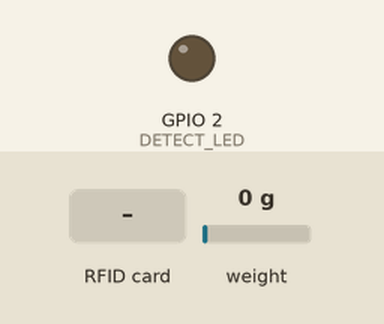
This sketch was run on a simulated ESP32. Parts: output pins drawn as LEDs (lit = HIGH). The test bench sets the inputs (shaded band); at power-on: weight on the scale 0 g. The local clock reads 2024-03-15 10:24:30 at power-on unless the sketch sets it; storage starts empty; random numbers use the default seed unless the sketch sets one; pins used as bus, display or sensor lines are not drawn; what the sketch prints to the serial monitor is not drawn.

Above: at 7.4 s.
7.5 s: RFID card 2A 0D 46 02 held to the reader
At 7.57 s:
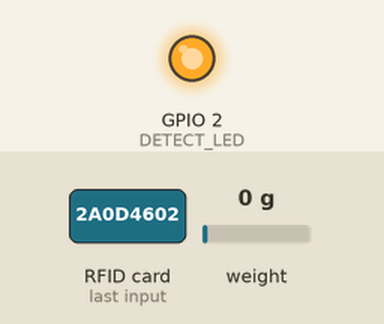
9.1 s: RFID card FA E5 35 02 held to the reader
At 10.4 s:
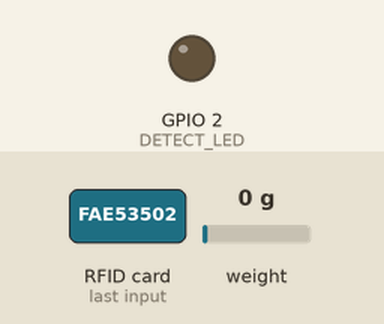
10.7 s: RFID card 77 43 C0 01 held to the reader
At 12.1 s:
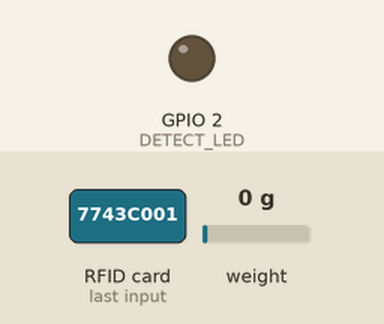
Timing chart, 0 to 13.7 s (numbered marks = the images above; inputs shaded):
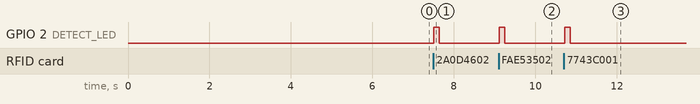

The sketch:

testing2.ino
```cpp
#include <Wire.h>
#include <Arduino.h>
#include <HX711.h>
#include <SPI.h>
#include <SD.h>
#include <MFRC522.h>
#include <RTClib.h>
#include <map> // Include for std::map
#include <esp_now.h> // Include for ESP-NOW functionality
#include <WiFi.h>    // Include for WiFi functionality (required by ESP-NOW)
// #include "AHT20.h" // Commented out: Environmental sensor library

// —— PIN CONFIGURATION —————————————————————————————————————
#define I2C_SDA      21
#define I2C_SCL      22
#define DOUT_PIN     32
#define CLK_PIN      14
#define SD_CS        5
#define RFID_CS      15
#define RST_PIN      27
#define SPI_SCK      18
#define SPI_MISO     19
#define SPI_MOSI     23
#define DETECT_LED   2
// ——————————————————————————————————————————————————————————————

HX711 scale;
RTC_DS3231 rtc;
MFRC522 mfrc522(RFID_CS, RST_PIN);
// AHT20 aht; // Commented out: Environmental sensor object

// Calibration and configuration
const float a1 = 0.0045558f;
const float a0 = -1862.8f;
const float NO_WEIGHT_THRESHOLD = 10.0f;
const unsigned long COOLDOWN_MS = 500;
const int SMA_WINDOW = 5;

long weightBuffer[SMA_WINDOW];
int weightIndex = 0;
bool bufferFilled = false;
unsigned long lastScanTime = 0;

// Pre-stored RFID to Sex mapping
// This map stores RFID UIDs as keys and their corresponding sex as values.
// You can expand this map with more RFID UIDs and their associated sex data.
std::map<String, String> rfidSexMap;

// Define the structure for data to be sent via ESP-NOW
// This structure must be the same on the receiving ESP32 board
typedef struct struct_message {
  char timestamp[20]; //YYYY-MM-DD HH:MM:SS
  char rfid[20];
  char sex[10];
  float weight;
  float temperature;
  float humidity;
  // int light;    // Removed: Placeholder for light sensor data
  int pressure; // Placeholder, set to 0 as not measured by current sensors
} struct_message;

// Create a struct_message to hold sensor data
struct_message sensorData;

// MAC address of the receiving ESP32 board
// IMPORTANT: This is the MAC address you provided for the receiver (ESP32-CAM)
uint8_t receiverMac[] = {0xA0, 0xA3, 0xB3, 0x2B, 0xCB, 0x40};

// Callback function for ESP-NOW send status
void OnDataSent(const uint8_t *mac_addr, esp_now_send_status_t status) {
  Serial.print("\r\nLast Packet Send Status:\t");
  if (status == ESP_NOW_SEND_SUCCESS) {
    Serial.println("Delivery Success");
  } else {
    Serial.println("Delivery Fail");
  }
}

String getTimestamp() {
  DateTime now = rtc.now();
  char buf[20];
  sprintf(buf, "%04d-%02d-%02d %02d:%02d:%02d",
          now.year(), now.month(), now.day(),
          now.hour(), now.minute(), now.second());
  return String(buf);
}

String getFilenameFromTimestamp() {
  DateTime now = rtc.now();
  char filename[30];
  sprintf(filename, "/%04d-%02d-%02d_%02d-%02d-%02d.txt",
          now.year(), now.month(), now.day(),
          now.hour(), now.minute(), now.second());
  return String(filename);
}

bool writeLog(const String &line) {
  digitalWrite(RFID_CS, HIGH); // Ensure RFID CS is high before accessing SD
  digitalWrite(SD_CS, LOW);    // Select SD card

  String filename = getFilenameFromTimestamp();
  File f = SD.open(filename, FILE_WRITE);
  if (!f) {
    digitalWrite(SD_CS, HIGH); // Deselect SD card on failure
    Serial.println("❌ ERROR: log file open failed");
    return false;
  }

  f.println(line);
  f.close();
  digitalWrite(SD_CS, HIGH); // Deselect SD card after write
  return true;
}

float getSmoothedWeight() {
  long raw = scale.read();
  weightBuffer[weightIndex] = raw;
  weightIndex = (weightIndex + 1) % SMA_WINDOW;
  if (weightIndex == 0) bufferFilled = true;

  int count = bufferFilled ? SMA_WINDOW : weightIndex;
  long sum = 0;
  for (int i = 0; i < count; i++) sum += weightBuffer[i];

  float avgRaw = sum / (float)count;
  float weight = a1 * avgRaw + a0;
  return (weight < NO_WEIGHT_THRESHOLD) ? 0 : weight;
}

void setup() {
  Serial.begin(115200);
  delay(200);
  pinMode(DETECT_LED, OUTPUT);
  digitalWrite(DETECT_LED, LOW);

  // Seed the random number generator with an analog read from an unconnected pin
  // This helps ensure different random numbers each time the ESP32 starts.
  randomSeed(analogRead(0));

  // Initialize I2C bus - CRITICAL for RTC communication
  Wire.begin(I2C_SDA, I2C_SCL);
  Serial.println("✅ I2C bus initialized."); // Debug line: I2C initialization status

  // Initialize AHT20 - Commented out
  // if(!aht.begin()) {
  //   Serial.println("❌ ERROR: AHT20 initialization failed");
  //   while(1);
  // }
  // Serial.println("✅ AHT20 ready");

  // Initialize HX711
  scale.begin(DOUT_PIN, CLK_PIN);
  if (!scale.is_ready()) {
    Serial.println("❌ ERROR: HX711 not ready");
    //while(1); // Consider if you want to halt here or continue without scale
  }
  Serial.println("⚙️ Auto-taring (5s)...");
  scale.tare();
  delay(5000); // Give time for tare to settle
  Serial.println("✔️ Tare complete");

  // Initialize RTC
  if (!rtc.begin()) {
    Serial.println("❌ ERROR: RTC failed");
    while(1); // Halt if RTC is critical
  }
  // Adjust RTC time with the compile time (computer's time)
  // This line will set the RTC to the time the sketch was compiled.
  rtc.adjust(DateTime(F(__DATE__), F(__TIME__)));
  Serial.println("✅ RTC ready");

  // Initialize SD and RFID
  pinMode(SD_CS, OUTPUT); digitalWrite(SD_CS, HIGH); // Ensure SD_CS is high initially
  pinMode(RFID_CS, OUTPUT); digitalWrite(RFID_CS, HIGH); // Ensure RFID_CS is high initially
  SPI.begin(SPI_SCK, SPI_MISO, SPI_MOSI); // Initialize SPI bus

  if (!SD.begin(SD_CS)) {
    Serial.println("❌ ERROR: SD card init failed");
    while(1); // Halt if SD card is critical
  }
  Serial.println("✅ SD card ready");

  mfrc522.PCD_Init(); // Initialize MFRC522
  Serial.println("✅ RFID ready");
  Serial.println("=== System Operational ===");

  // Populate the RFID to Sex map
  // These are example RFID UIDs from your provided log.
  // Add more entries as needed.
  rfidSexMap["2A0D4602"] = "Female";
  rfidSexMap["FAE53502"] = "Male";
  rfidSexMap["7743C001"] = "Male";
  rfidSexMap["C376C001"] = "Female";
  // Add more RFID UIDs and their corresponding sex here
  // Example: rfidSexMap["NEW_RFID_UID"] = "Unknown";

  // Initialize ESP-NOW
  WiFi.mode(WIFI_STA); // Set WiFi to station mode
  if (esp_now_init() != ESP_OK) {
    Serial.println("❌ ESP-NOW init failed");
    return; // Halt if ESP-NOW fails to initialize
  }
  Serial.println("✅ ESP-NOW initialized"); // Debug line: ESP-NOW initialization status

  // Register the ESP-NOW send callback function
  esp_now_register_send_cb(OnDataSent);

  // Add peer (receiver)
  esp_now_peer_info_t peerInfo = {};
  memcpy(peerInfo.peer_addr, receiverMac, 6);
  peerInfo.channel = 0;     // Use channel 0 (default)
  peerInfo.encrypt = false; // No encryption

  if (!esp_now_is_peer_exist(receiverMac)) {
    esp_err_t addPeerResult = esp_now_add_peer(&peerInfo);
    if (addPeerResult == ESP_OK) {
      Serial.println("✅ ESP-NOW peer added successfully."); // Debug line: Peer added
    } else {
      Serial.print("❌ Failed to add ESP-NOW peer: "); // Debug line: Peer add failure
      Serial.println(addPeerResult);
    }
  } else {
    Serial.println("ℹ️ ESP-NOW peer already exists."); // Debug line: Peer already exists
  }
}

void loop() {
  unsigned long now = millis();
  if (now - lastScanTime < COOLDOWN_MS) {
    // Return if still in cooldown period after a previous scan
    return;
  }

  // Check for new RFID card
  if (!mfrc522.PICC_IsNewCardPresent()) {
    return;
  }
  // Read the RFID card serial number
  if (!mfrc522.PICC_ReadCardSerial()) {
    return;
  }

  lastScanTime = now; // Update last scan time
  digitalWrite(DETECT_LED, HIGH); // Turn on LED to indicate detection

  // Read RFID UID
  String uid;
  for (byte i = 0; i < mfrc522.uid.size; i++) {
    if (mfrc522.uid.uidByte[i] < 0x10) uid += '0'; // Add leading zero for single-digit hex
    uid += String(mfrc522.uid.uidByte[i], HEX);
  }
  uid.toUpperCase(); // Convert UID to uppercase

  // Retrieve sex data from map
  String sex = "Unknown"; // Default value if RFID not found
  if (rfidSexMap.count(uid)) { // Check if UID exists in the map
    sex = rfidSexMap[uid];
  }

  // Read timestamp
  String ts = getTimestamp();

  // Generate random sensor data for ESP-NOW transmission and SD card logging
  // These ranges are based on the new snippet provided.
  float random_weight = 3.0 + (float)random(0, 20) / 10.0; // Random weight between 3.0 and 4.9
  float random_temperature = 20.0 + (float)random(0, 100) / 10.0; // Random temp between 20.0 and 29.9
  float random_humidity = 40.0 + (float)random(0, 300) / 10.0; // Random humid between 40.0 and 69.9

  // Get actual weight from scale for local logging (optional, if you want to keep scale data in log)
  // If you want the SD log to also use the random_weight, comment out the line below
  // and use random_weight for the 'line' string.
  float actual_smoothed_weight = getSmoothedWeight();

  // Generate filename for image (if an image capture system were present)
  String imageName = ts;
  imageName.replace(" ", "_"); // Replace spaces with underscores
  imageName.replace(":", "-"); // Replace colons with hyphens
  String imageFile = imageName + ".jpg";

  // Create log entry string for SD card, using actual RFID/Sex/Timestamp
  // and the newly generated random sensor data (including random weight for consistency with ESP-NOW)
  String line = "Timestamp: " + ts +
                " | RFID: " + uid +
                " | Sex: " + sex +
                " | Weight: " + String(random_weight, 1) + "g" + // Using random weight for log
                " | Temp: " + String(random_temperature, 1) + "°C" +
                " | Humid: " + String(random_humidity, 1) + "%" +
                " | Image: " + imageFile;

  // Save data to SD card
  Serial.println("\n" + line);
  if (writeLog(line)) {
    Serial.println("📁 Saved to SD card");
  }

  // Populate the ESP-NOW struct with real data (RFID, Sex, Timestamp)
  // and the newly generated random sensor data (Weight, Temp, Humidity)
  strncpy(sensorData.timestamp, ts.c_str(), sizeof(sensorData.timestamp) - 1);
  sensorData.timestamp[sizeof(sensorData.timestamp) - 1] = '\0'; // Ensure null termination

  strncpy(sensorData.rfid, uid.c_str(), sizeof(sensorData.rfid) - 1);
  sensorData.rfid[sizeof(sensorData.rfid) - 1] = '\0'; // Ensure null termination

  strncpy(sensorData.sex, sex.c_str(), sizeof(sensorData.sex) - 1);
  sensorData.sex[sizeof(sensorData.sex) - 1] = '\0'; // Ensure null termination

  sensorData.weight = random_weight;
  sensorData.temperature = random_temperature;
  sensorData.humidity = random_humidity;
  // sensorData.light = 0;    // Removed: Light sensor data
  sensorData.pressure = 0; // Set to 0 as not measured

  // Send data via ESP-NOW
  Serial.println("Attempting to send data via ESP-NOW..."); // Debug line: Before sending
  esp_err_t result = esp_now_send(receiverMac, (uint8_t *)&sensorData, sizeof(sensorData));
  if (result == ESP_OK) {
    Serial.println("✅ Data send initiated via ESP-NOW."); // Debug line: Send initiated
    Serial.print("Data sent via ESP-NOW - Temp: ");
    Serial.print(sensorData.temperature);
    Serial.print("°C, Humidity: ");
    Serial.print(sensorData.humidity);
    Serial.print("%, Weight: ");
    Serial.print(sensorData.weight);
    Serial.println("g");
  } else {
    Serial.print("❌ Failed to initiate data send via ESP-NOW: ");
    Serial.println(result);
  }

  // Halt PICC and prepare for next scan
  mfrc522.PICC_HaltA();
  // Stop encryption on PCD
  mfrc522.PCD_StopCrypto1();

  // Turn off LED immediately after processing the card.
  // The COOLDOWN_MS will prevent immediate re-scanning.
  digitalWrite(DETECT_LED, LOW); // Turn off LED
}
```

Measured:
- after the input at 7.5 s, GPIO 2 (DETECT_LED): LOW → HIGH at once, → LOW 0.13 s later
- after the input at 9.1 s, GPIO 2 (DETECT_LED): LOW → HIGH at once, → LOW 0.13 s later
- after the input at 10.7 s, GPIO 2 (DETECT_LED): LOW → HIGH at once, → LOW 0.13 s later
